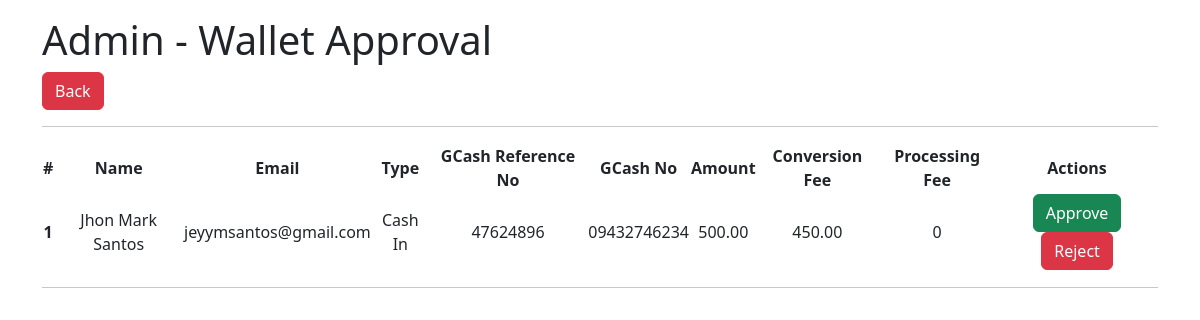
/admin_wallet_config/wallet_module.php (signed in), run on the app's committed database.
### tables this page shows
CREATE TABLE `transactions` (
  `trans_id` int(11) NOT NULL,
  `user_id` int(11) NOT NULL,
  `trans_type` char(8) NOT NULL,
  `trans_reference_no` char(8) DEFAULT NULL,
  `trans_gcash_no` char(11) NOT NULL,
  `trans_amount` float(9,2) NOT NULL,
  `trans_fee` float(9,2) NOT NULL,
  `trans_rejected` tinyint(1) NOT NULL,
  `trans_verified_at` timestamp NULL DEFAULT NULL,
  `trans_created_at` timestamp NOT NULL DEFAULT current_timestamp()
);

CREATE TABLE `users` (
  `user_id` int(11) NOT NULL,
  `user_type` varchar(10) DEFAULT NULL,
  `user_fname` varchar(255) NOT NULL,
  `user_mname` varchar(255) DEFAULT NULL,
  `user_lname` varchar(255) NOT NULL,
  `user_contact_no` char(13) DEFAULT NULL,
  `user_email` varchar(255) NOT NULL,
  `user_password` varchar(255) NOT NULL,
  `user_barangay` varchar(255) NOT NULL,
  `user_city` varchar(255) NOT NULL,
  `user_province` varchar(255) NOT NULL,
  `user_id_type` varchar(255) DEFAULT NULL,
  `user_id_number` varchar(255) DEFAULT NULL,
  `user_id_rejected` tinyint(1) NOT NULL,
  `user_id_confirmed_at` timestamp NULL DEFAULT NULL,
  `user_verified_at` timestamp NULL DEFAULT NULL,
  `user_created_at` timestamp NOT NULL DEFAULT current_timestamp(),
  `user_balance` float(9,2) NOT NULL
);

### admin_wallet_config/wallet_module.php (the view, shortened to what this page needs)
<?php
include '../includes/connection.php';
$sql = "SELECT * FROM transactions
INNER JOIN users
ON transactions.user_id = users.user_id
WHERE trans_verified_at IS NULL AND trans_rejected = 0;
";
$result = $connection->query($sql);
?>
<!DOCTYPE html>
<html lang="en">
<head>
    <link href="https://cdn.jsdelivr.net/npm/bootstrap@5.2.3/dist/css/bootstrap.min.css" rel="stylesheet">
</head>
<body>
    <div class="container my-3">
        <h1> Admin - Wallet Approval </h1>
        <a href="../index.php" class="btn btn-danger"> Back </a>
        <hr>
        <table class="table-responsive" style="width:100%">
            <thead>
                <tr>
                    <th scope="col" class="text-center">#</th>
                    <th scope="col" class="text-center">Name</th>
                    <th scope="col" class="text-center">Email</th>
                    <th scope="col" class="text-center">Type</th>
                    <th scope="col" class="text-center">GCash Reference No</th>
                    <th scope="col" class="text-center">GCash No</th>
                    <th scope="col" class="text-center">Amount</th>
                    <th scope="col" class="text-center">Conversion Fee</th>
                    <th scope="col" class="text-center">Processing Fee</th>
                    <th scope="col" class="text-center">Actions</th>
                </tr>
            </thead>
            <tbody>
                <?php
                if ($result->num_rows > 0) :
                    $x = 1;
                    while ($row = $result->fetch_assoc()) :
                ?>
                        <tr>
                            <th class="text-center"> <?= $x ?> </th>
                            <td class="text-center"> <?= $row['user_fname'] . " " . $row['user_lname'] ?> </td>
                            <td class="text-center"> <?= $row['user_email'] ?> </td>
                            <td class="text-center"> <?= $row['trans_type'] ?> </td>
                            <td class="text-center"> <?= $row['trans_reference_no'] ?> </td>
                            <td class="text-center"> <?= $row['trans_gcash_no'] ?> </td>
                            <td class="text-center"> <?= $row['trans_amount'] ?> </td>
                            <td class="text-center"> <?= $row['trans_type'] == 'Cash In' ? $row['trans_fee'] : '0' ?> </td>
                            <td class="text-center"> <?= $row['trans_type'] == 'Cash Out' ? $row['trans_fee'] : '0' ?> </td>
                            <td class="text-center">
                                <?php
                                if ($row['trans_type'] == 'Cash Out') :
                                ?>
                                    <a href="wallet_cashout.php?trans_id=<?= $row['trans_id'] ?>&user_id=<?= $row['user_id'] ?>&fee=<?= $row['trans_fee'] ?>&type=<?= $row['trans_type'] ?>&amount=<?= $row['trans_amount'] ?>" class="btn btn-dark"> Add Reference </a>
                                <?php
                                else :
                                ?>
                                    <a href="wallet_approve.php?trans_id=<?= $row['trans_id'] ?>&user_id=<?= $row['user_id'] ?>&fee=<?= $row['trans_fee'] ?>&type=<?= $row['trans_type'] ?>&amount=<?= $row['trans_amount'] ?>" class="btn btn-success"> Approve </a>
                                <?php endif; ?>
                                <a href="wallet_reject.php?trans_id=<?= $row['trans_id'] ?>" class="btn btn-danger"> Reject </a>
                            </td>
                        </tr>
                <?php
                        $x++;
                    endwhile;
                endif;
                ?>
            </tbody>
        </table>
        <hr>
    </div>
</body>
</html>

### data on the page
transactions: user.user_fname "Jhon Mark", user.user_lname "Santos", user.user_email "jeyymsantos@gmail.com", trans_type "Cash In", trans_reference_no "47624896", trans_gcash_no "09432746234", trans_amount "500.00", trans_fee "450.00"
